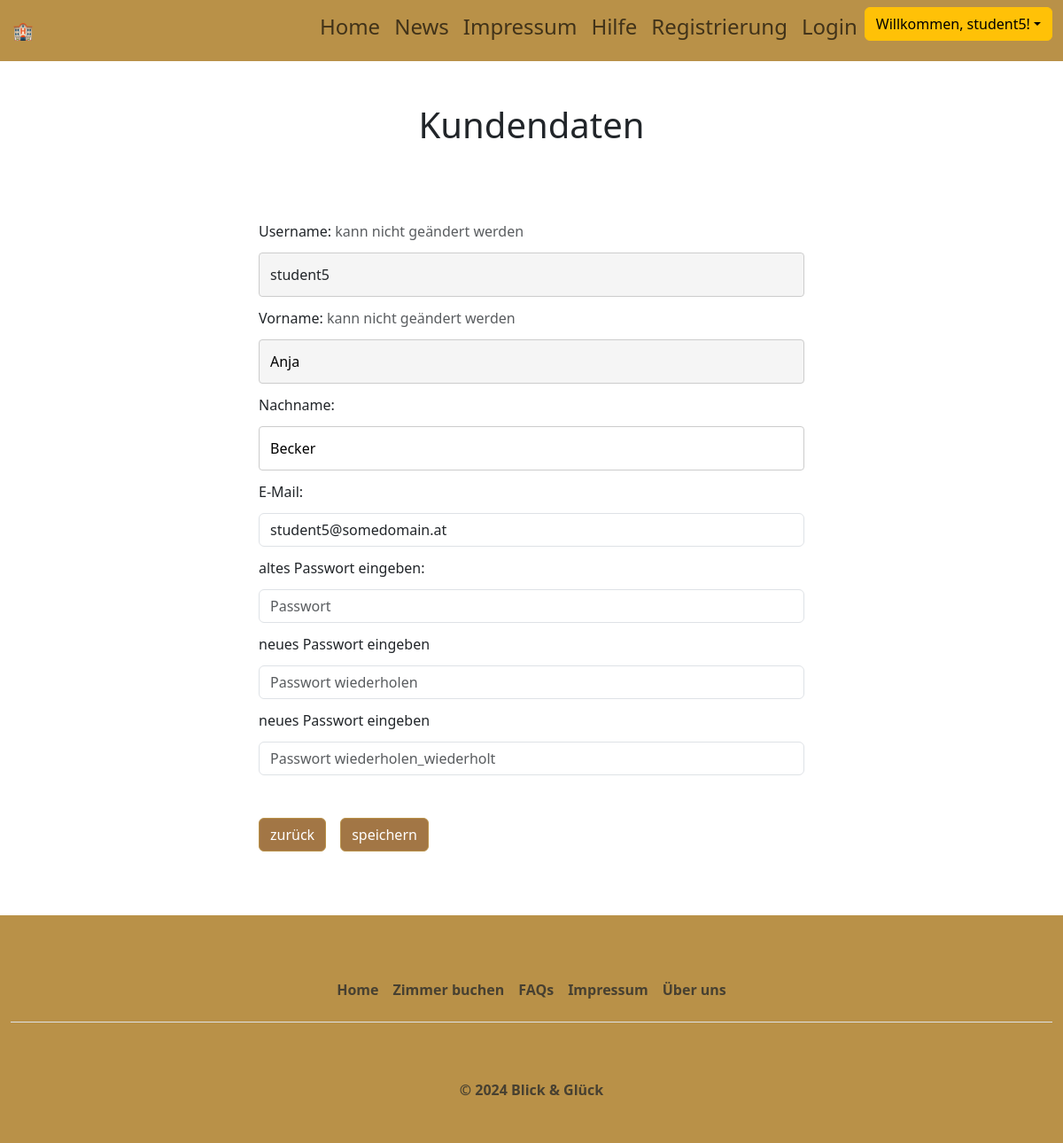
Page /include/site_profilverwaltung.php (signed in) on the committed database.
### tables this page shows
CREATE TABLE `users` (
  `user_id` int(11) NOT NULL,
  `username` varchar(50) NOT NULL,
  `password` varchar(260) NOT NULL,
  `useremail` varchar(100) NOT NULL,
  `role` enum('user','admin','anonym') NOT NULL DEFAULT 'anonym',
  `created_at` timestamp NOT NULL DEFAULT current_timestamp(),
  `anrede` enum('Herr','Frau') DEFAULT 'Herr',
  `vorname` varchar(50) NOT NULL,
  `nachname` varchar(50) NOT NULL,
  `status` enum('active','inactive') DEFAULT 'active',
  `updated_at` timestamp NOT NULL DEFAULT current_timestamp() ON UPDATE current_timestamp()
);

### include/site_profilverwaltung.php (the view, shortened to what this page needs)
<?php
include('header.php');
include('../config/dbaccess.php');
$username = $_SESSION['username'];
$sql ="SELECT * FROM users WHERE username = ?";
$stmt=$db_obj->prepare($sql);
$stmt->bind_param("s", $username);
$stmt->execute();
$result = $stmt->get_result();
if($result->num_rows==1){
    $kundendaten=$result->fetch_assoc();
} else{
    die("Kundendaten könnten nicht abgerufen werden.");
}
?>
<div class="container">
    <h1 class="text-center my-5">Kundendaten</h1>
</div>
<div class="container py-4 my-3" style="max-width: 640px;" >
    <form action="<?php echo htmlspecialchars($_SERVER["PHP_SELF"]);?>" method="POST" novalidate>
        <div class="form-group">
            <div class="form-group col-auto">
                <label for="username">Username: <span class="text-muted">kann nicht geändert werden</span></label>
                <input type="text" class="form-control" style="background-color:rgba(152, 152, 152, 0.1);" value="<?php echo htmlspecialchars($kundendaten['username']) ;?>"readonly>
            </div>
        </div>
        <div class="form-group col-auto">
            <label for="vorname">Vorname: <span class="text-muted">kann nicht geändert werden</span></label>
            <input type="text"  id="vorname" style="background-color:rgba(152, 152, 152, 0.1);"name="vorname" value="<?php echo htmlspecialchars($kundendaten['vorname']) ;?>" readonly>
        </div>
        <div class="form-group col-auto">
            <label for="nachname">Nachname:</label>
            <input type="text"  id="nachname" name="nachname" value="<?php echo htmlspecialchars($kundendaten['nachname']) ;?>" required >
        </div>
        <div class="form-group col-auto">
            <label for="E-mail">E-Mail:</label>
            <input type="email"  id="useremail" name="useremail" class="form-control"  value="<?php echo htmlspecialchars($kundendaten['useremail']) ;?>" required>
        </div>
        <div class="form-group col-auto">
            <label for="passwort"> altes Passwort eingeben:</label>
            <input type="password"  id="passwort" name="passwort" placeholder="Passwort" class="form-control">
        </div>
        <div class="form-group col-auto">
            <label for="reset_passwort">neues Passwort eingeben</label>
            <input type="password"  id="reset_passwort" name="reset_passwort" placeholder="Passwort wiederholen" class="form-control" value="<?php echo($_SERVER['REQUEST_METHOD'] =="POST")? htmlspecialchars($reset_passwort): '';?>">
        </div>
        <div class="form-group col-auto">
            <label for="reset_passwort_wiederholt">neues Passwort eingeben</label>
            <input type="password"  id="reset_passwort_wiederholt" name="reset_passwort_wiederholt" placeholder="Passwort wiederholen_wiederholt" class="form-control" value="<?php echo($_SERVER['REQUEST_METHOD'] =="POST")? htmlspecialchars($reset_passwort_wiederholt): '';?>">
        </div>
        <div class="d-flex">
            <a href="site_profil.php" class="btn btn-primary mt-5 me-3">zurück</a>
            <button type= "submit" class="btn btn-primary mt-5">speichern</button>
        </div>
    </form>
</div>
<?php include('footer.php')?>

### res/css/styles.css (style rules this page uses)
* { box-sizing: border-box; }
:root { --bs-blue: #0d6efd; --bs-indigo: #6610f2; --bs-purple: #6f42c1; --bs-pink: #d63384; --bs-red: #dc3545; --bs-orange: #fd7e14; --bs-yellow: #ffc107; --bs-gold:#b99446; --bs-brown:#a27645; --bs-green: #198754; --bs-teal: #20c997; --bs-cyan: #0dcaf0; --bs-white: #fff; --bs-gray: #a8a9ab; --bs-gray-dark: #343a40; --bs-primary: #b99148; --bs-secondary: #6c757d; --bs-success: #875919; --bs-info: #0dcaf0; --bs-warning: #e77a14; --bs-danger: #850b17; --bs-light: #f8f9fa; --bs-dark: #212529; --bs-font-sans-serif: system-ui, -apple-system, "Segoe UI", Roboto, "Helvetica Neue", Arial, "Noto Sans", "Liberation Sans", sans-serif, "Apple Color Emoji", "Segoe UI Emoji", "Segoe UI Symbol", "Noto Color Emoji"; --bs-font-monospace: SFMono-Regular, Menlo, Monaco, Consolas, "Liberation Mono", "Courier New", monospace; --bs-gradient: linear-gradient(180deg, rgba(255, 255, 255, 0.15), rgba(255, 255, 255, 0)); }
.btn-primary { color: #fff; background-color: var(--bs-brown); border-color: var(--bs-primary); }
body, html { margin: 0; padding: 0; width: 100%; height: 100%; font-family: var(--bs-font-sans-serif); }
input[type=text], select, textarea { width: 100%; padding: 12px; border: 1px solid #ccc; border-radius: 4px; resize: vertical; }
label { padding: 12px 12px 12px 0; display: inline-block; }

### rows in the picture
users: username "student5", vorname "Anja", nachname "Becker", useremail "student5@somedomain.at"

### other values in the picture
$_SESSION['username'] "student5"
